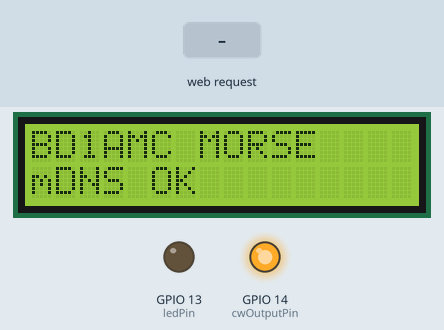
This sketch was run on a simulated ESP32. Parts: 16×2 character LCD, output pins drawn as LEDs (lit = HIGH). Dashed ring = blinking. Inputs (shaded band) come from the test bench. WiFi joins after 1.5 s; servers stay silent unless stated; what the sketch prints to the serial monitor is not drawn.

Above: at 1.7 s.
At 4.8 s:
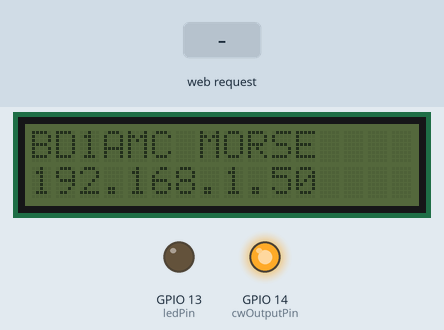
4.9 s: HTTP request GET /submit?text=1 received
At 7.4 s:
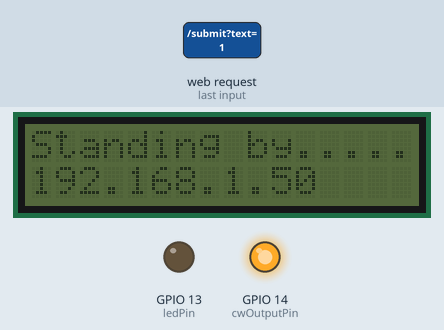
7.7 s: HTTP request GET /submit?text=0 received
At 8.05 s:
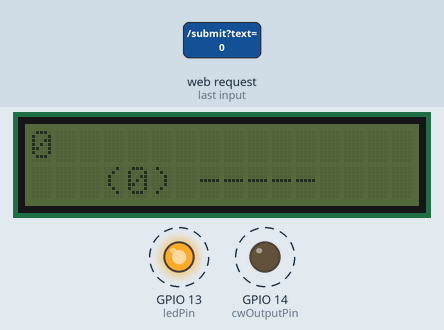
Timing chart, 0 to 10.7 s (numbered marks = the images above; inputs shaded):
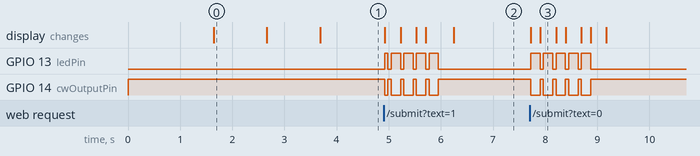

Measured:
- after the input at 4.9 s, GPIO 13 (ledPin): LOW → HIGH at once, then repeats every 0.24 s: LOW 0.06 s, HIGH 0.18 s, until it stays LOW from 6.0 s; GPIO 14 (cwOutputPin): HIGH → LOW at once, then repeats every 0.24 s: HIGH 0.06 s, LOW 0.18 s, until it stays HIGH from 6.0 s; the display: first changes at once (image 2 shows a later state)
- after the input at 7.7 s, GPIO 13 (ledPin): alternates HIGH for 0.18 s and LOW for 0.06 s, 10 changes in all, then stays LOW, starting at once; GPIO 14 (cwOutputPin): alternates HIGH for 0.06 s and LOW for 0.18 s, 10 changes in all, then stays HIGH, starting at once; the display: first changes at once (image 3 shows a later state)
- what the display in image 0 shows lasts 1.1 s, from 1.6 s to 2.7 s

The sketch:

CW_0.3.1.ino
```cpp
// ESP MORSE CODE (ver0.3.1)
// 这是一个ESP发送摩斯码的程序
// 可以不用LED,不用LCD1602,不播放莫斯码
// 只用一枚ESP-01的两个GPIO控制发报
// 由 BD1AMC 献上


#include <WiFi.h>
#include <WebServer.h>
#include <ESPmDNS.h>
#include <LiquidCrystal_I2C.h>

// WiFi凭据
struct WiFiCred {
  const char* ssid;
  const char* password;
};
WiFiCred wifiCreds[] = {
  {"@Ruijie", "#plankton#"},
  {"NETGEAR", "classover"}
};
const int numWiFi = sizeof(wifiCreds) / sizeof(wifiCreds[0]);

// Web服务器运行在端口80
WebServer server(80);

// LCD1602设置（I2C地址0x27，16列x2行）
LiquidCrystal_I2C lcd(0x27, 16, 2); // SDA=GPIO 21，SCL=GPIO 22

// 引脚定义
const int ledPin = 13;      // LED输出引脚（GPIO 13）
const int cwOutputPin = 14; // CW输出引脚（GPIO 14）

// 莫斯码表（A-Z, 0-9）
const char* morseCode[] = {
  ".-", "-...", "-.-.", "-..", ".", // A-E
  "..-.", "--.", "....", "..", ".---", // F-J
  "-.-", ".-..", "--", "-.", "---", // K-O
  ".--.", "--.-", ".-.", "...", "-", // P-T
  "..-", "...-", ".--", "-..-", "-.--", // U-Y
  "--..", // Z
  "-----", ".----", "..---", "...--", "....-", // 0-4
  ".....", "-....", "--...", "---..", "----." // 5-9
};

// 莫斯码时间参数（毫秒，20 WPM）
const int dotDuration = 60;   // 点持续时间：60 ms
const int dashDuration = 180; // 划持续时间：180 ms
const int symbolGap = 60;     // 符号间间隔：60 ms
const int letterGap = 180;    // 字母间间隔：180 ms
const int wordGap = 420;      // 单词间间隔：420 ms

// 滚动显示变量
String inputText = ""; // 存储当前报文
int scrollPos = 0;     // 滚动起始位置

void setup() {
  Serial.begin(115200);
  pinMode(ledPin, OUTPUT);
  pinMode(cwOutputPin, OUTPUT);
  digitalWrite(ledPin, LOW);       // LED断开
  digitalWrite(cwOutputPin, HIGH); // CW高电平（空闲，电台静音）
  lcd.init();
  lcd.backlight();
  lcd.setCursor(0, 0);
  lcd.print("BD1AMC");
  lcd.setCursor(0, 1);
  lcd.print("Connecting...");
  connectWiFi();
  if (MDNS.begin("morse")) {
    Serial.println("mDNS启动: http://morse.local/");
    lcd.setCursor(0, 1);
    lcd.print("mDNS OK        ");
    delay(1000);
  } else {
    Serial.println("mDNS启动失败");
    lcd.setCursor(0, 1);
    lcd.print("mDNS Failed    ");
    delay(1000);
  }
  server.on("/", handleRoot);
  server.on("/submit", handleSubmit);
  server.begin();
  Serial.println("Web服务器启动");
  lcd.setCursor(0, 1);
  lcd.print("Server OK      ");
  delay(1000);
  lcd.clear();
  lcd.setCursor(0, 0);
  lcd.print("BD1AMC MORSE");
  lcd.setCursor(0, 1);
  lcd.print(WiFi.localIP());
}

void connectWiFi() {
  while (WiFi.status() != WL_CONNECTED) {
    for (int i = 0; i < numWiFi; i++) {
      Serial.println("尝试连接WiFi: " + String(wifiCreds[i].ssid));
      lcd.clear();
      lcd.setCursor(0, 0);
      lcd.print("BD1AMC");
      lcd.setCursor(0, 1);
      lcd.print("Connecting...");
      WiFi.begin(wifiCreds[i].ssid, wifiCreds[i].password);
      int attempts = 0;
      while (WiFi.status() != WL_CONNECTED && attempts < 20) {
        delay(500);
        Serial.print(".");
        attempts++;
      }
      if (WiFi.status() == WL_CONNECTED) {
        Serial.println("\nWiFi连接成功");
        Serial.print("IP地址: ");
        Serial.println(WiFi.localIP());
        lcd.clear();
        lcd.setCursor(0, 0);
        lcd.print("BD1AMC MORSE");
        lcd.setCursor(0, 1);
        lcd.print(WiFi.localIP());
        return;
      } else {
        Serial.println("\n连接失败: " + String(wifiCreds[i].ssid));
      }
    }
    Serial.println("所有WiFi连接失败，重试...");
    lcd.clear();
    lcd.setCursor(0, 0);
    lcd.print("BD1AMC MORSE");
    lcd.setCursor(0, 1);
    lcd.print("WiFi Failed");
    delay(5000);
  }
}

void loop() {
  server.handleClient();
  digitalWrite(ledPin, LOW);       // LED断开
  digitalWrite(cwOutputPin, HIGH); // CW高电平（空闲，电台静音）
  lcd.noBacklight();
}

void handleRoot() {
  String html = "<!DOCTYPE html><html><head>";
  html += "<meta charset='UTF-8'>";
  html += "<title>BD1AMC Morse Code</title>";
  html += "<style>";
  html += "body{font-family:Arial;text-align:center;padding:20px;background-color:#f0f0f0;}";
  html += "input{font-size:16px;padding:10px;margin:10px;}";
  html += "button{font-size:16px;padding:10px 20px;margin:5px;cursor:pointer;}";
  html += ".selected{background-color:red;color:white;font-weight:bold;}";
  html += "#sending{display:none;font-size:18px;color:blue;margin-top:20px;}";
  html += "</style>";
  html += "<script>";
  html += "function selectElement(id) {";
  html += "  document.querySelectorAll('input,button').forEach(el => el.classList.remove('selected'));";
  html += "  if (id) document.getElementById(id).classList.add('selected');";
  html += "}";
  html += "function submitForm(text, id) {";
  html += "  selectElement(id);";
  html += "  var sending = document.getElementById('sending');";
  html += "  var inputs = document.querySelectorAll('input,button');";
  html += "  inputs.forEach(el => el.disabled = true);";
  html += "  sending.style.display = 'block';";
  html += "  fetch('/submit?text=' + encodeURIComponent(text), { signal: AbortSignal.timeout(30000) })";
  html += "    .then(response => response.text())";
  html += "    .then(data => {";
  html += "      if (data === 'OK') {";
  html += "        inputs.forEach(el => el.disabled = false);";
  html += "        sending.style.display = 'none';";
  html += "      } else {";
  html += "        alert('发送失败，请重试');";
  html += "        inputs.forEach(el => el.disabled = false);";
  html += "        sending.style.display = 'none';";
  html += "      }";
  html += "    })";
  html += "    .catch(error => {";
  html += "      alert('网络错误: ' + error);";
  html += "      inputs.forEach(el => el.disabled = false);";
  html += "      sending.style.display = 'none';";
  html += "    });";
  html += "}";
  html += "</script>";
  html += "</head><body>";
  html += "<h1>BD1AMC Morse Code</h1>";
  html += "<form onsubmit='event.preventDefault();submitForm(document.getElementById(\"textInput\").value, \"textInput\")'>";
  html += "<input id='textInput' type='text' name='text' placeholder='输入字母或数字 (A-Z, 0-9)' maxlength='50'>";
  html += "<br><button type='submit'>发送</button>";
  html += "</form>";
  html += "<h3>快捷报文</h3>";
  html += "<div><button id='btn1' onclick=\"submitForm('CQ CQ CQ', 'btn1')\">CQ CQ CQ</button></div>";
  html += "<div><button id='btn2' onclick=\"submitForm('DE BD1AMC BD1AMC BD1AMC PSE K', 'btn2')\">DE BD1AMC BD1AMC BD1AMC PSE K</button></div>";
  html += "<div><button id='btn3' onclick=\"submitForm('DE BD1AMC UR 59 K', 'btn3')\">DE BD1AMC UR 59 K</button></div>";
  html += "<div><button id='btn4' onclick=\"submitForm('QTH MI YUN BEI JING', 'btn4')\">QTH MI YUN BEI JING</button></div>";
  html += "<div><button id='btn5' onclick=\"submitForm('73', 'btn5')\">73</button></div>";
  html += "<div id='sending'>发送中...</div>";
  html += "</body></html>";
  server.send(200, "text/html", html);
}

void handleSubmit() {
  if (server.hasArg("text")) {
    String input = server.arg("text");
    input.toUpperCase();
    String validInput = "";
    for (int i = 0; i < input.length(); i++) {
      char c = input[i];
      if ((c >= 'A' && c <= 'Z') || (c >= '0' && c <= '9') || c == ' ') {
        validInput += c;
      }
    }
    if (validInput.length() == 0) {
      Serial.println("错误: 非法输入");
      server.send(400, "text/plain", "Invalid input");
      return;
    }
    Serial.println("Received: " + validInput);
    inputText = validInput;
    scrollPos = 0;
    lcd.clear();
    lcd.backlight();
    lcd.setCursor(0, 0);
    if (validInput.length() > 16) {
      lcd.print(validInput.substring(0, 16));
    } else {
      lcd.print(validInput);
    }
    lcd.setCursor(0, 1);
    for (int i = 0; i < validInput.length(); i++) {
      char c = validInput[i];
      if (c >= 'A' && c <= 'Z') {
        String morse = morseCode[c - 'A'];
        Serial.println("发送字符: " + String(c) + " (" + morse + ")");
        playMorse(morse, c);
        delay(letterGap);
        lcd.setCursor(0, 1);
        lcd.print("                ");
      } else if (c >= '0' && c <= '9') {
        String morse = morseCode[26 + (c - '0')];
        Serial.println("发送字符: " + String(c) + " (" + morse + ")");
        playMorse(morse, c);
        delay(letterGap);
        lcd.setCursor(0, 1);
        lcd.print("                ");
      } else if (c == ' ') {
        Serial.println("单词间隔");
        delay(wordGap);
        lcd.setCursor(0, 1);
        lcd.print("                ");
      }
    }
    lcd.clear();
    lcd.setCursor(0, 0);
    lcd.print("Standing by.....");
    lcd.setCursor(0, 1);
    lcd.print(WiFi.localIP());
    lcd.noBacklight();
    inputText = "";
    scrollPos = 0;
    Serial.println("发报完成");
    server.send(200, "text/plain", "OK");
  } else {
    Serial.println("错误: 无输入");
    server.send(400, "text/plain", "Invalid input");
  }
}

void playMorse(String morse, char letter) {
  String displayStr = "(" + String(letter) + ") " + morse;
  int totalLength = displayStr.length();
  int startCol = (16 - totalLength) / 2;
  lcd.setCursor(0, 1);
  for (int i = 0; i < startCol; i++) {
    lcd.print(" ");
  }
  lcd.print(displayStr);
  for (int i = startCol + totalLength; i < 16; i++) {
    lcd.print(" ");
  }
  for (int i = 0; i < morse.length(); i++) {
    char symbol = morse[i];
    if (symbol == '.') {
      Serial.println("CW点: 低电平（电键按下，触发发送）");
      digitalWrite(cwOutputPin, LOW);  // 电键按下（0V，触发发送）
      digitalWrite(ledPin, HIGH);      // LED点亮
      lcd.backlight();
      delay(dotDuration);
      Serial.println("CW点: 高电平（电键释放，空闲）");
      digitalWrite(cwOutputPin, HIGH); // 电键释放（3.3V，空闲）
      digitalWrite(ledPin, LOW);
      lcd.noBacklight();
    } else if (symbol == '-') {
      Serial.println("CW划: 低电平（电键按下，触发发送）");
      digitalWrite(cwOutputPin, LOW);  // 电键按下（0V，触发发送）
      digitalWrite(ledPin, HIGH);      // LED点亮
      lcd.backlight();
      delay(dashDuration);
      Serial.println("CW划: 高电平（电键释放，空闲）");
      digitalWrite(cwOutputPin, HIGH); // 电键释放（3.3V，空闲）
      digitalWrite(ledPin, LOW);
      lcd.noBacklight();
    }
    if (inputText.length() > 16) {
      lcd.setCursor(0, 0);
      int endPos = scrollPos + 16;
      if (endPos > inputText.length()) {
        endPos = inputText.length();
      }
      lcd.print(inputText.substring(scrollPos, endPos));
      for (int j = endPos - scrollPos; j < 16; j++) {
        lcd.print(" ");
      }
      scrollPos++;
      if (scrollPos >= inputText.length() - 15) {
        scrollPos = 0;
      }
    }
    delay(symbolGap);
  }
}
```
